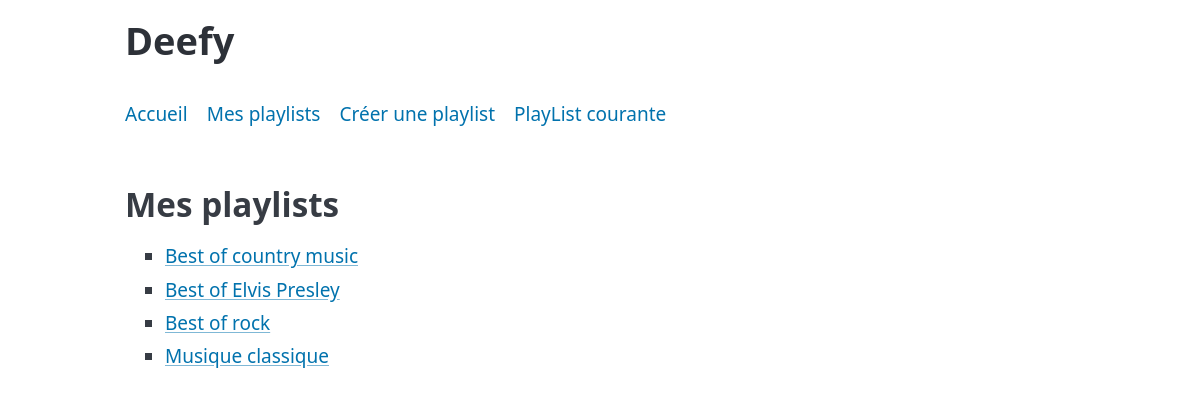
Before: /?action=my-playlists with the older database file.
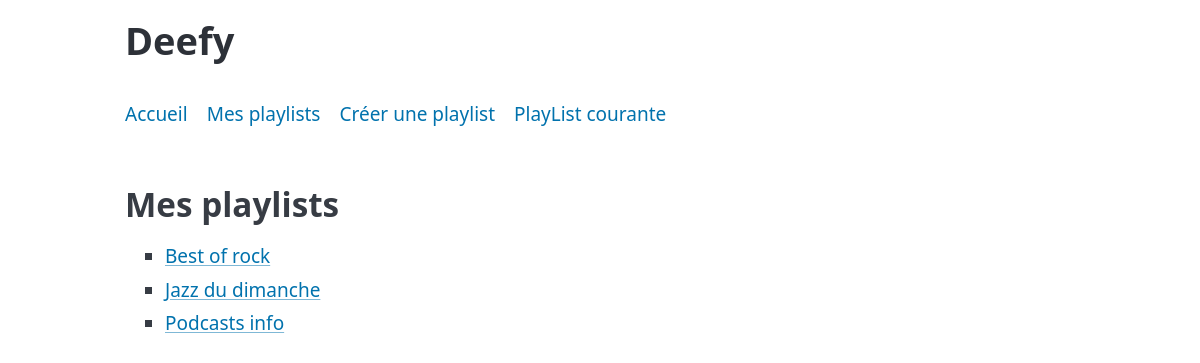
After: the same page with the newer database file.
### tables this page shows
CREATE TABLE playlist (
id INT NOT NULL AUTO_INCREMENT,
nom VARCHAR(100) NOT NULL,
PRIMARY KEY (id)
);

### src/classes/action/Action.php (called while the page is built, shortened)
<?php
abstract class Action
{
    public function execute(): string
    {
        return $this->executeGet();
    }
    public function __invoke(): string
    {
        return $this->execute();
    }
}

### index.php (called while the page is built, shortened)
<?php
$dispatcher = new Dispatcher();
$dispatcher->addRoute('default', DefaultAction::class)
    ->addRoute('my-playlists', MyPlaylistsAction::class)
    ->addRoute('playlist', DisplayPlaylistAction::class)
    ->addRoute('add-playlist', AddPlaylistAction::class)
    ->addRoute('add-track', AddPodcastTrackAction::class);
$dispatcher->run();

### src/classes/repository/DeefyRepository.php (called while the page is built, shortened)
<?php
class DeefyRepository
{
    private PDO $pdo;
    private static ?DeefyRepository $instance = null;
    private static array $config = [];
    private function __construct(array $conf)
    {
        $dsn = "mysql:host={$conf['host']};dbname={$conf['database']};charset=utf8";
        $this->pdo = new PDO($dsn, $conf['username'], $conf['password'], [
            PDO::ATTR_ERRMODE => PDO::ERRMODE_EXCEPTION,
            PDO::ATTR_DEFAULT_FETCH_MODE => PDO::FETCH_ASSOC,
        ]);
    }
    public static function setConfig(string $file): void
    {
        $conf = parse_ini_file($file);
        self::$config = $conf;
    }
    public static function getInstance(): DeefyRepository
    {
        if (self::$instance === null) {
            self::$instance = new DeefyRepository(self::$config);
        }
        return self::$instance;
    }
    public function findAllPlaylists(): array
    {
        $stmt = $this->pdo->query("SELECT id, nom FROM playlist ORDER BY nom");
        $playlists = [];
        foreach ($stmt->fetchAll() as $row) {
            $pl = new PlayList($row['nom']);
            $pl->setId((int) $row['id']);
            $playlists[] = $pl;
        }
        return $playlists;
    }
}

### src/classes/audio/lists/AudioList.php (called while the page is built, shortened)
<?php
class AudioList
{
    public function __construct(string $nom, array $pistes = [])
    {
        $this->nom = $nom;
        $this->pistes = $pistes;
    }
    protected function calculerDuree(): int
    {
        $total = 0;
        return $total;
    }
    public function __get(string $attrName): mixed
    {
        if (property_exists($this, $attrName)) {
            return $this->$attrName;
        }
        throw new InvalidPropertyNameException("invalid property : $attrName");
    }
    public function setId(int $id): void
    {
        $this->id = $id;
    }
}

### src/classes/action/MyPlaylistsAction.php (the view, shortened to what this page needs)
<?php
class MyPlaylistsAction extends Action
{
    protected function executeGet(): string
    {
        $playlists = DeefyRepository::getInstance()->findAllPlaylists();
        $html = "<h2>Mes playlists</h2><ul>";
        foreach ($playlists as $pl) {
            $nom = filter_var($pl->nom, FILTER_SANITIZE_SPECIAL_CHARS);
            $html .= "<li><a href=\"?action=playlist&amp;id={$pl->id}\">$nom</a></li>";
        }
        $html .= "</ul>";
        return $html;
    }
}

Changed rows visible on the page:
removed playlist: nom "Best of Elvis Presley"
changed playlist: nom "Musique classique" → "Jazz du dimanche"
changed playlist: nom "Best of country music" → "Podcasts info"; moves down the list
